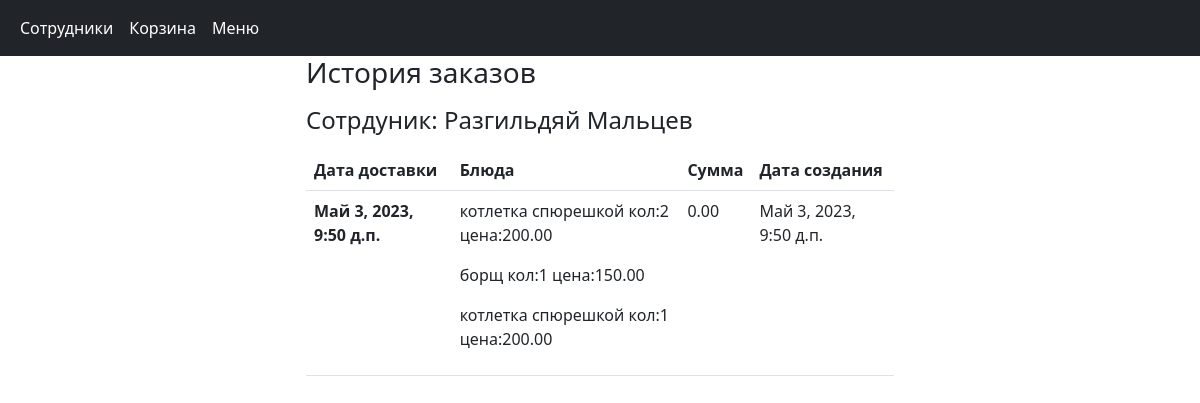
Before: /histore_order/1/ with the older database file.
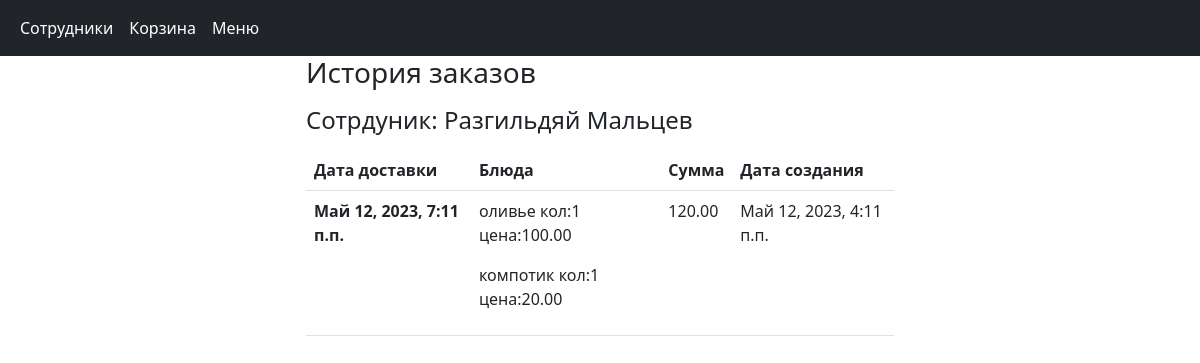
After: the same page with the newer database file.
### meals/models.py (models this page shows, shortened)
class Worker(models.Model):
    name = models.CharField(max_length=100, verbose_name="Имя")
    last_name = models.CharField(max_length=100, verbose_name="Фамилия")
    created_at = models.DateTimeField(auto_now_add=True, verbose_name="Время создания")
    update_at = models.DateTimeField(auto_now=True, verbose_name="Время обновления")
    class Meta:
        verbose_name = 'Сотрудник'
        verbose_name_plural = 'сотрудники'

class Order(models.Model):
    worker = models.ForeignKey('Worker', on_delete=models.PROTECT, null=True, verbose_name="Сотрудник")
    delivery = models.DateTimeField(verbose_name="Дата доставки")
    total_prise = models.DecimalField(max_digits=10, decimal_places=2, default=0, verbose_name="Итоговая цена")
    created_at = models.DateTimeField(auto_now_add=True, verbose_name="Время создания")
    update_at = models.DateTimeField(auto_now=True, verbose_name="Время обновления")
    class Meta:
        verbose_name = 'заказ'
        verbose_name_plural = 'заказы'

class ProductInOrder(models.Model):
    order = models.ForeignKey('Order', on_delete=models.CASCADE, null=True, verbose_name="Сотрудник")
    product = models.ForeignKey('Product', on_delete=models.CASCADE, null=True, verbose_name="Блюдо")
    num = models.IntegerField(default=1)
    prise_per_item = models.DecimalField(max_digits=10, decimal_places=2, default=0, verbose_name="цена за шт.")
    total_prise = models.DecimalField(max_digits=10, decimal_places=2, default=0, verbose_name="Итоговая цена")
    created_at = models.DateTimeField(auto_now_add=True, verbose_name="Время создания")
    update_at = models.DateTimeField(auto_now=True, verbose_name="Время обновления")
    class Meta:
        verbose_name = 'содержение закза'
        verbose_name_plural = 'содержание заказов'

class Product(models.Model):
    name = models.CharField(max_length=100, verbose_name="Название")
    description = models.TextField(max_length=400, verbose_name="Описание")
    prise = models.DecimalField(max_digits=10, decimal_places=2, default=0, verbose_name="цена")
    created_at = models.DateTimeField(auto_now_add=True, verbose_name="Время создания")
    update_at = models.DateTimeField(auto_now=True, verbose_name="Время обновления")
    class Meta:
        verbose_name = 'Блюдо'
        verbose_name_plural = 'блюда'

### meals/views.py (the view)
# urls.py: path('histore_order/<int:worker_id>/', histore_order, name='histore_order'),
def histore_order(request, worker_id):
    worker = Worker.objects.get(id=worker_id)
    orders = worker.order_set.all()
    context = {
        'worker': worker,
        'orders': orders,
    }
    return render(request, 'meals/histore_order.html', context=context)

### meals/templates/meals/histore_order.html (shortened to what this page needs)
{% extends 'meals/base.html' %}
{% block content %}
    <h3 class="mb-3">История заказов</h3>
    <h4 class="mb-3">Сотрдуник: {{ worker.name }} {{ worker.last_name }}</h4>
    <table class="table">
        <thead>
            <tr>
                <th scope="col">Дата доставки</th>
                <th scope="col">Блюда</th>
                <th scope="col">Сумма</th>
                <th scope="col">Дата создания</th>
            </tr>
        </thead>
        <tbody>
            {% for order in orders %}
                <tr>
                    <th scope="row">{{ order.delivery }}</th>
                    <td>
                        {% for p in order.productinorder_set.all %}
                            <p>{{ p.product.name }} кол:{{ p.num }} цена:{{ p.product.prise }}</p>
                        {% endfor %}
                    </td>
                    <td>{{ order.total_prise }}</td>
                    <td>{{ order.created_at }}</td>
                </tr>
            {% endfor %}
        </tbody>
    </table>
{% endblock %}

### meals/templates/meals/base.html (shortened to what this page needs)
<!doctype html>
<html lang="ru">
  <head>
    <link href="https://cdn.jsdelivr.net/npm/bootstrap@5.3.0-alpha3/dist/css/bootstrap.min.css" rel="stylesheet">
  </head>
  <body>
    <nav class="navbar navbar-expand-xl navbar-dark bg-dark">
        <div class="container-fluid">
                <ul class="navbar-nav me-auto mb-2 mb-xl-0">
                    <li class="nav-item">
                        <a class="nav-link active" aria-current="page" href="{% url 'show_workers' %}">Cотрудники</a>
                    </li>
                    <li class="nav-item">
                        <a class="nav-link active" aria-current="page" href="{% url 'show_basket' %}">Корзина</a>
                    </li>
                    <li class="nav-item">
                        <a class="nav-link active" aria-current="page" href="{% url 'home' %}">Меню</a>
                    </li>
                </ul>
            </div>
    </nav>
    <div class="row">
        <div class="col-3"></div>
        <div class="col-6">
            {% block content %}
            {% endblock %}
        </div>
        <div class="col-2">
        </div>
    </div>
  </body>
</html>

Changed rows visible on the page:
no longer on this page (row edited): Order: delivery "Май 3, 2023, 9:50 д.п.", total_prise "0.00", created_at "Май 3, 2023, 9:50 д.п."
removed ProductInOrder: product.name "котлетка спюрешкой", num "2", product.prise "200.00", shown under "Май 3, 2023, 9:50 д.п."
removed ProductInOrder: product.name "борщ", num "1", product.prise "150.00", shown under "Май 3, 2023, 9:50 д.п."
removed ProductInOrder: product.name "котлетка спюрешкой", num "1", product.prise "200.00", shown under "Май 3, 2023, 9:50 д.п."
now on this page (row edited): Order: delivery "Май 12, 2023, 7:11 п.п.", total_prise "120.00", created_at "Май 12, 2023, 4:11 п.п."
added ProductInOrder: product.name "оливье", num "1", product.prise "100.00", shown under "Май 12, 2023, 7:11 п.п."
added ProductInOrder: product.name "компотик", num "1", product.prise "20.00", shown under "Май 12, 2023, 7:11 п.п."
